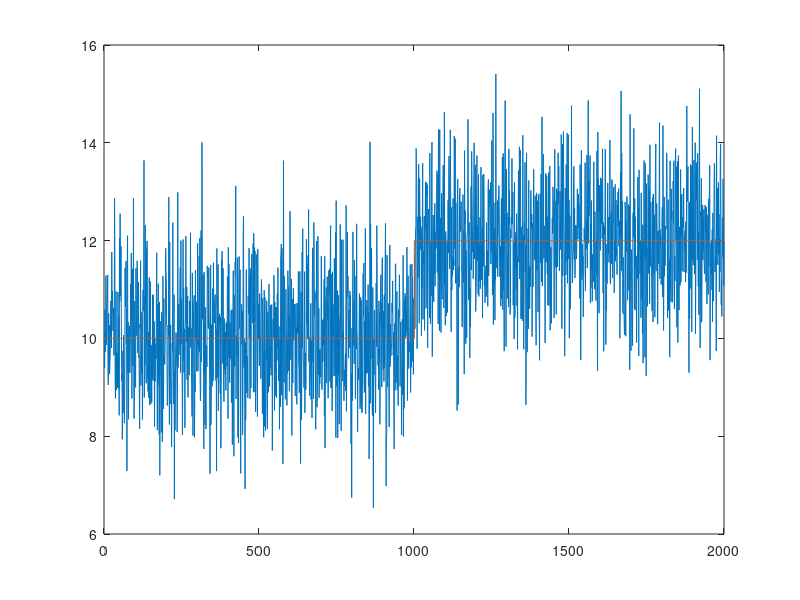

MATLAB code to generate this figure: (Note: this script raises an error after producing the figure.)
%%
% This code is made by:
% Jorge Bonekamp
% Gerardo Moyers
% Casper Spronk
clear all
close all
clc
%% Deterministic Limit Checks
% Setting up signal with noise and mean change
k0                     = 1001;                                             % Time instant when the mean of the signal changes
Mean1                  = 10;
Mean_Change            = 2;
Mean2                  = Mean1 + Mean_Change;
k0                     = 1001;                                             % Time instant when the mean of the signal changes
Noise                  = wgn(1,(k0-1)*2,1);                                % White Gaussian Noise with variance 1
z1                     = Mean1 + Noise(1:k0-1);
z2                     = Mean2 + Noise(1+length(Noise)/2:end);
z                      = [z1 z2];                                          % The discrete time signal

% plotting the discrete time signal z
figure
plot(z)
hold on
Mean1_Vec              = Mean1 * ones(1,k0-1);
Mean2_Vec              = Mean2 * ones(1,k0-1);
Mean                   = [Mean1_Vec Mean2_Vec];
stairs(Mean)
hold off

%Setting up Deterministic Limit check
Limit_Size             = Mean_Change / 2;
Upper_Limit            = Mean1 + Limit_Size;
Lower_Limit            = Mean1 - Limit_Size;
Output_Test1            = Deterministic_Limit(z, Upper_Limit, Lower_Limit);

% Plotting Results of test
figure
plot( z )
hold on
grid on
stairs( Mean                           , 'color', 'k' )
stairs( Output_Test1 )
plot( Upper_Limit * ones(1,length(z)), 'color', 'r' )
plot( Lower_Limit * ones(1,length(z)), 'color', 'r' )
hold off
%% Windowed Deterministic Limit Check
W = 10;
[Output_Test2, Average] = Averaged_Deterministic_Limit(z, Upper_Limit, Lower_Limit, W);
figure
plot( z )
hold on
plot(Output_Test2)
stairs( Mean                         , 'color', 'k' )
plot( Upper_Limit * ones(1,length(z)), 'color', 'r' )
plot( Lower_Limit * ones(1,length(z)), 'color', 'r' )
plot(Average)
hold off

%% Probablistic test
meanEst = zeros(1,length(x));
for i = 2:length(x)
    meanEst(i) = meanEst(i-1) + 1/i * (x(i) - meanEst(i-1)); 
end

variancesquared = zeros(1,length(x));

for i = 3:length(x)
    disp(i)
    disp(variancesquared(i))
    disp(x(i))
    disp(meanEst(i))
    variancesquared = (i-2)/(i-1) * variancesquared(i-1) + (x(i) - meanEst(i-1))^2;
end

figure
plot(x)
hold on
plot(meanEst)